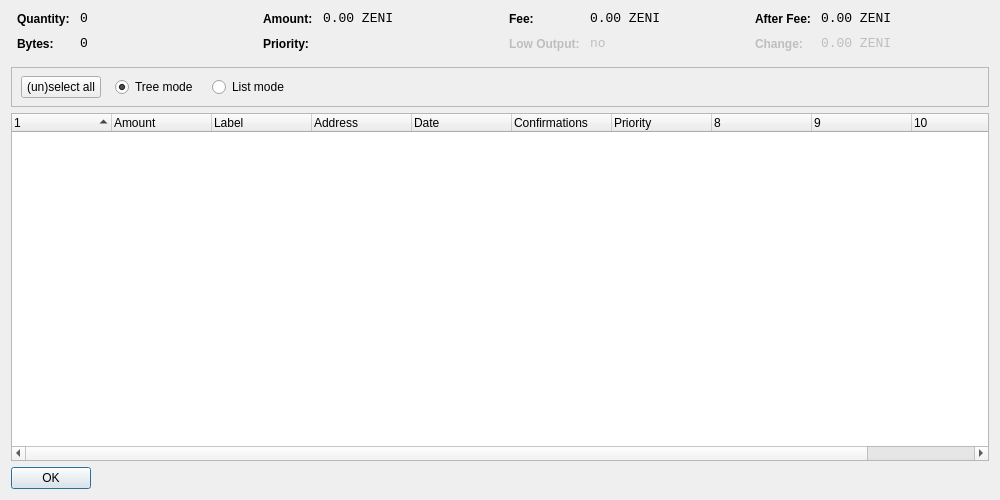
<?xml version="1.0" encoding="UTF-8"?>
<ui version="4.0">
 <class>CoinControlDialog</class>
 <widget class="QDialog" name="CoinControlDialog">
  <property name="geometry">
   <rect>
    <x>0</x>
    <y>0</y>
    <width>1000</width>
    <height>500</height>
   </rect>
  </property>
  <property name="windowTitle">
   <string>Coin Control</string>
  </property>
  <layout class="QVBoxLayout" name="verticalLayout">
   <item>
    <layout class="QHBoxLayout" name="horizontalLayoutTop" stretch="0,0,0,0">
     <property name="topMargin">
      <number>0</number>
     </property>
     <property name="bottomMargin">
      <number>10</number>
     </property>
     <item>
      <layout class="QFormLayout" name="formLayoutCoinControl1">
       <property name="horizontalSpacing">
        <number>10</number>
       </property>
       <property name="verticalSpacing">
        <number>10</number>
       </property>
       <property name="leftMargin">
        <number>6</number>
       </property>
       <property name="rightMargin">
        <number>6</number>
       </property>
       <item row="0" column="0">
        <widget class="QLabel" name="labelCoinControlQuantityText">
         <property name="styleSheet">
          <string notr="true">font-weight:bold;</string>
         </property>
         <property name="text">
          <string>Quantity:</string>
         </property>
        </widget>
       </item>
       <item row="0" column="1">
        <widget class="QLabel" name="labelCoinControlQuantity">
         <property name="font">
          <font>
           <family>Monospace</family>
           <pointsize>10</pointsize>
          </font>
         </property>
         <property name="cursor">
          <cursorShape>IBeamCursor</cursorShape>
         </property>
         <property name="contextMenuPolicy">
          <enum>Qt::ActionsContextMenu</enum>
         </property>
         <property name="text">
          <string notr="true">0</string>
         </property>
         <property name="textInteractionFlags">
          <set>Qt::LinksAccessibleByMouse|Qt::TextSelectableByKeyboard|Qt::TextSelectableByMouse</set>
         </property>
        </widget>
       </item>
       <item row="1" column="0">
        <widget class="QLabel" name="labelCoinControlBytesText">
         <property name="styleSheet">
          <string notr="true">font-weight:bold;</string>
         </property>
         <property name="text">
          <string>Bytes:</string>
         </property>
        </widget>
       </item>
       <item row="1" column="1">
        <widget class="QLabel" name="labelCoinControlBytes">
         <property name="font">
          <font>
           <family>Monospace</family>
           <pointsize>10</pointsize>
          </font>
         </property>
         <property name="cursor">
          <cursorShape>IBeamCursor</cursorShape>
         </property>
         <property name="contextMenuPolicy">
          <enum>Qt::ActionsContextMenu</enum>
         </property>
         <property name="text">
          <string notr="true">0</string>
         </property>
         <property name="textInteractionFlags">
          <set>Qt::LinksAccessibleByMouse|Qt::TextSelectableByKeyboard|Qt::TextSelectableByMouse</set>
         </property>
        </widget>
       </item>
      </layout>
     </item>
     <item>
      <layout class="QFormLayout" name="formLayoutCoinControl2">
       <property name="horizontalSpacing">
        <number>10</number>
       </property>
       <property name="verticalSpacing">
        <number>10</number>
       </property>
       <property name="leftMargin">
        <number>6</number>
       </property>
       <property name="rightMargin">
        <number>6</number>
       </property>
       <item row="0" column="0">
        <widget class="QLabel" name="labelCoinControlAmountText">
         <property name="styleSheet">
          <string notr="true">font-weight:bold;</string>
         </property>
         <property name="text">
          <string>Amount:</string>
         </property>
        </widget>
       </item>
       <item row="0" column="1">
        <widget class="QLabel" name="labelCoinControlAmount">
         <property name="font">
          <font>
           <family>Monospace</family>
           <pointsize>10</pointsize>
          </font>
         </property>
         <property name="cursor">
          <cursorShape>IBeamCursor</cursorShape>
         </property>
         <property name="contextMenuPolicy">
          <enum>Qt::ActionsContextMenu</enum>
         </property>
         <property name="text">
          <string notr="true">0.00 ZENI</string>
         </property>
         <property name="textInteractionFlags">
          <set>Qt::LinksAccessibleByMouse|Qt::TextSelectableByKeyboard|Qt::TextSelectableByMouse</set>
         </property>
        </widget>
       </item>
       <item row="1" column="0">
        <widget class="QLabel" name="labelCoinControlPriorityText">
         <property name="styleSheet">
          <string notr="true">font-weight:bold;</string>
         </property>
         <property name="text">
          <string>Priority:</string>
         </property>
        </widget>
       </item>
       <item row="1" column="1">
        <widget class="QLabel" name="labelCoinControlPriority">
         <property name="font">
          <font>
           <family>Monospace</family>
           <pointsize>10</pointsize>
          </font>
         </property>
         <property name="cursor">
          <cursorShape>IBeamCursor</cursorShape>
         </property>
         <property name="contextMenuPolicy">
          <enum>Qt::ActionsContextMenu</enum>
         </property>
         <property name="text">
          <string/>
         </property>
         <property name="textInteractionFlags">
          <set>Qt::LinksAccessibleByMouse|Qt::TextSelectableByKeyboard|Qt::TextSelectableByMouse</set>
         </property>
        </widget>
       </item>
      </layout>
     </item>
     <item>
      <layout class="QFormLayout" name="formLayoutCoinControl3">
       <property name="horizontalSpacing">
        <number>10</number>
       </property>
       <property name="verticalSpacing">
        <number>10</number>
       </property>
       <property name="leftMargin">
        <number>6</number>
       </property>
       <property name="rightMargin">
        <number>6</number>
       </property>
       <item row="0" column="0">
        <widget class="QLabel" name="labelCoinControlFeeText">
         <property name="styleSheet">
          <string notr="true">font-weight:bold;</string>
         </property>
         <property name="text">
          <string>Fee:</string>
         </property>
        </widget>
       </item>
       <item row="0" column="1">
        <widget class="QLabel" name="labelCoinControlFee">
         <property name="font">
          <font>
           <family>Monospace</family>
           <pointsize>10</pointsize>
          </font>
         </property>
         <property name="cursor">
          <cursorShape>IBeamCursor</cursorShape>
         </property>
         <property name="contextMenuPolicy">
          <enum>Qt::ActionsContextMenu</enum>
         </property>
         <property name="text">
          <string notr="true">0.00 ZENI</string>
         </property>
         <property name="textInteractionFlags">
          <set>Qt::LinksAccessibleByMouse|Qt::TextSelectableByKeyboard|Qt::TextSelectableByMouse</set>
         </property>
        </widget>
       </item>
       <item row="1" column="0">
        <widget class="QLabel" name="labelCoinControlLowOutputText">
         <property name="enabled">
          <bool>false</bool>
         </property>
         <property name="styleSheet">
          <string notr="true">font-weight:bold;</string>
         </property>
         <property name="text">
          <string>Low Output:</string>
         </property>
        </widget>
       </item>
       <item row="1" column="1">
        <widget class="QLabel" name="labelCoinControlLowOutput">
         <property name="enabled">
          <bool>false</bool>
         </property>
         <property name="font">
          <font>
           <family>Monospace</family>
           <pointsize>10</pointsize>
          </font>
         </property>
         <property name="cursor">
          <cursorShape>IBeamCursor</cursorShape>
         </property>
         <property name="contextMenuPolicy">
          <enum>Qt::ActionsContextMenu</enum>
         </property>
         <property name="text">
          <string notr="true">no</string>
         </property>
         <property name="textInteractionFlags">
          <set>Qt::LinksAccessibleByMouse|Qt::TextSelectableByKeyboard|Qt::TextSelectableByMouse</set>
         </property>
        </widget>
       </item>
      </layout>
     </item>
     <item>
      <layout class="QFormLayout" name="formLayoutCoinControl4">
       <property name="horizontalSpacing">
        <number>10</number>
       </property>
       <property name="verticalSpacing">
        <number>10</number>
       </property>
       <property name="leftMargin">
        <number>6</number>
       </property>
       <property name="rightMargin">
        <number>6</number>
       </property>
       <item row="0" column="0">
        <widget class="QLabel" name="labelCoinControlAfterFeeText">
         <property name="styleSheet">
          <string notr="true">font-weight:bold;</string>
         </property>
         <property name="text">
          <string>After Fee:</string>
         </property>
        </widget>
       </item>
       <item row="0" column="1">
        <widget class="QLabel" name="labelCoinControlAfterFee">
         <property name="font">
          <font>
           <family>Monospace</family>
           <pointsize>10</pointsize>
          </font>
         </property>
         <property name="cursor">
          <cursorShape>IBeamCursor</cursorShape>
         </property>
         <property name="contextMenuPolicy">
          <enum>Qt::ActionsContextMenu</enum>
         </property>
         <property name="text">
          <string notr="true">0.00 ZENI</string>
         </property>
         <property name="textInteractionFlags">
          <set>Qt::LinksAccessibleByMouse|Qt::TextSelectableByKeyboard|Qt::TextSelectableByMouse</set>
         </property>
        </widget>
       </item>
       <item row="1" column="0">
        <widget class="QLabel" name="labelCoinControlChangeText">
         <property name="enabled">
          <bool>false</bool>
         </property>
         <property name="styleSheet">
          <string notr="true">font-weight:bold;</string>
         </property>
         <property name="text">
          <string>Change:</string>
         </property>
        </widget>
       </item>
       <item row="1" column="1">
        <widget class="QLabel" name="labelCoinControlChange">
         <property name="enabled">
          <bool>false</bool>
         </property>
         <property name="font">
          <font>
           <family>Monospace</family>
           <pointsize>10</pointsize>
          </font>
         </property>
         <property name="cursor">
          <cursorShape>IBeamCursor</cursorShape>
         </property>
         <property name="contextMenuPolicy">
          <enum>Qt::ActionsContextMenu</enum>
         </property>
         <property name="text">
          <string notr="true">0.00 ZENI</string>
         </property>
         <property name="textInteractionFlags">
          <set>Qt::LinksAccessibleByMouse|Qt::TextSelectableByKeyboard|Qt::TextSelectableByMouse</set>
         </property>
        </widget>
       </item>
      </layout>
     </item>
    </layout>
   </item>
   <item>
    <widget class="QFrame" name="frame">
     <property name="minimumSize">
      <size>
       <width>0</width>
       <height>40</height>
      </size>
     </property>
     <property name="frameShape">
      <enum>QFrame::StyledPanel</enum>
     </property>
     <property name="frameShadow">
      <enum>QFrame::Sunken</enum>
     </property>
     <widget class="QWidget" name="horizontalLayoutWidget">
      <property name="geometry">
       <rect>
        <x>10</x>
        <y>0</y>
        <width>781</width>
        <height>41</height>
       </rect>
      </property>
      <layout class="QHBoxLayout" name="horizontalLayoutPanel" stretch="0,0,0,0,0">
       <property name="spacing">
        <number>14</number>
       </property>
       <item>
        <widget class="QPushButton" name="pushButtonSelectAll">
         <property name="sizePolicy">
          <sizepolicy hsizetype="Maximum" vsizetype="Fixed">
           <horstretch>0</horstretch>
           <verstretch>0</verstretch>
          </sizepolicy>
         </property>
         <property name="text">
          <string>(un)select all</string>
         </property>
        </widget>
       </item>
       <item>
        <widget class="QRadioButton" name="radioTreeMode">
         <property name="sizePolicy">
          <sizepolicy hsizetype="Maximum" vsizetype="Fixed">
           <horstretch>0</horstretch>
           <verstretch>0</verstretch>
          </sizepolicy>
         </property>
         <property name="text">
          <string>Tree mode</string>
         </property>
         <property name="checked">
          <bool>true</bool>
         </property>
        </widget>
       </item>
       <item>
        <widget class="QRadioButton" name="radioListMode">
         <property name="sizePolicy">
          <sizepolicy hsizetype="Maximum" vsizetype="Fixed">
           <horstretch>0</horstretch>
           <verstretch>0</verstretch>
          </sizepolicy>
         </property>
         <property name="text">
          <string>List mode</string>
         </property>
        </widget>
       </item>
       <item>
        <spacer name="horizontalSpacer">
         <property name="orientation">
          <enum>Qt::Horizontal</enum>
         </property>
         <property name="sizeHint" stdset="0">
          <size>
           <width>40</width>
           <height>20</height>
          </size>
         </property>
        </spacer>
       </item>
      </layout>
     </widget>
    </widget>
   </item>
   <item>
    <widget class="CoinControlTreeWidget" name="treeWidget">
     <property name="contextMenuPolicy">
      <enum>Qt::CustomContextMenu</enum>
     </property>
     <property name="sortingEnabled">
      <bool>false</bool>
     </property>
     <property name="columnCount">
      <number>11</number>
     </property>
     <attribute name="headerShowSortIndicator" stdset="0">
      <bool>true</bool>
     </attribute>
     <attribute name="headerStretchLastSection">
      <bool>false</bool>
     </attribute>
     <column>
      <property name="text">
       <string/>
      </property>
     </column>
     <column>
      <property name="text">
       <string>Amount</string>
      </property>
     </column>
     <column>
      <property name="text">
       <string>Label</string>
      </property>
     </column>
     <column>
      <property name="text">
       <string>Address</string>
      </property>
     </column>
     <column>
      <property name="text">
       <string>Date</string>
      </property>
     </column>
     <column>
      <property name="text">
       <string>Confirmations</string>
      </property>
      <property name="toolTip">
       <string>Confirmed</string>
      </property>
     </column>
     <column>
      <property name="text">
       <string>Priority</string>
      </property>
     </column>
     <column>
      <property name="text">
       <string/>
      </property>
     </column>
     <column>
      <property name="text">
       <string/>
      </property>
     </column>
     <column>
      <property name="text">
       <string/>
      </property>
     </column>
     <column>
      <property name="text">
       <string/>
      </property>
     </column>
    </widget>
   </item>
   <item>
    <widget class="QDialogButtonBox" name="buttonBox">
     <property name="sizePolicy">
      <sizepolicy hsizetype="Maximum" vsizetype="Fixed">
       <horstretch>0</horstretch>
       <verstretch>0</verstretch>
      </sizepolicy>
     </property>
     <property name="orientation">
      <enum>Qt::Horizontal</enum>
     </property>
     <property name="standardButtons">
      <set>QDialogButtonBox::Ok</set>
     </property>
    </widget>
   </item>
  </layout>
 </widget>
 <customwidgets>
  <customwidget>
   <class>CoinControlTreeWidget</class>
   <extends>QTreeWidget</extends>
   <header>coincontroltreewidget.h</header>
  </customwidget>
 </customwidgets>
 <resources/>
 <connections/>
</ui>
